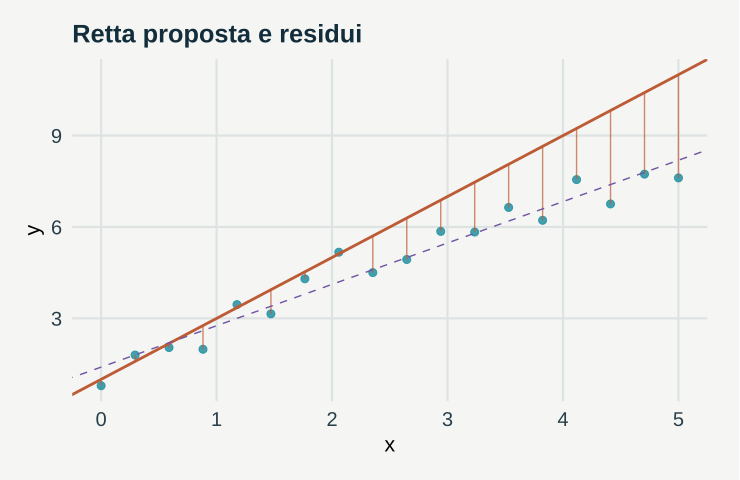

Generate this figure with R:
# GeoStat Lab — funzioni comuni. R >= 4.3; ggplot2 >= 3.4; jsonlite.
suppressPackageStartupMessages(library(ggplot2))
col_geo <- c('#168B9C','#BC5B35','#7054A4','#A17B19','#227864','#64748B')
theme_set(theme_minimal(base_size=17, base_family='sans') + theme(
  plot.background=element_rect(fill='#F5F6F3',colour=NA),
  panel.background=element_rect(fill='#F5F6F3',colour=NA),
  panel.grid.minor=element_blank(),panel.grid.major=element_line(colour='#DCE3E2'),
  plot.title=element_text(size=19,face='bold',colour='#122D3B'),
  plot.subtitle=element_text(size=13,colour='#405560',margin=margin(b=12)),
  axis.text=element_text(size=15,colour='#273E4A'),axis.title=element_text(size=16),
  legend.position='bottom',legend.title=element_blank(),legend.text=element_text(size=14),
  strip.text=element_text(size=15,face='bold'),plot.margin=margin(18,24,18,18)))
metric <- function(...) data.frame(grandezza=names(c(...)),valore=as.character(c(...)),check.names=FALSE)
f <- function(x,d=3) {out<-formatC(x,digits=d,format='fg');out[!is.finite(x)]<-'Non definito';out}
line_plot <- function(d,x='x',y='y',title='',xl=x,yl=y,group=NULL) {
 p<-ggplot(d,aes(x=.data[[x]],y=.data[[y]]))
 if(is.null(group)) p<-p+geom_line(colour=col_geo[1],linewidth=1.05) else p<-p+aes(colour=.data[[group]],group=.data[[group]])+geom_line(linewidth=1)+scale_colour_manual(values=col_geo)
 p+labs(title=title,x=xl,y=yl)
}
point_plot <- function(d,x='x',y='y',title='',xl=x,yl=y,group=NULL) {
 p<-ggplot(d,aes(x=.data[[x]],y=.data[[y]]))
 if(is.null(group))p<-p+geom_point(colour=col_geo[1],size=2.5,alpha=.8) else p<-p+aes(colour=.data[[group]])+geom_point(size=2.7,alpha=.85)+scale_colour_manual(values=col_geo)
 p+labs(title=title,x=xl,y=yl)
}
hist_plot<-function(x,title='',xl='Valore',bins=20)ggplot(data.frame(x=x),aes(x))+geom_histogram(bins=bins,fill=col_geo[1],colour='#F5F6F3')+labs(title=title,x=xl,y='Frequenza')
bar_plot<-function(d,x='gruppo',y='valore',title='',yl='Valore')ggplot(d,aes(x=.data[[x]],y=.data[[y]],fill=.data[[x]]))+geom_col(width=.65)+scale_fill_manual(values=rep(col_geo,length.out=length(unique(d[[x]])) ))+guides(fill='none')+labs(title=title,x=NULL,y=yl)
map_plot<-function(d,z='z',title='',xl='Est [km]',yl='Nord [km]')ggplot(d,aes(x,y,fill=.data[[z]]))+geom_raster()+coord_equal()+scale_fill_gradientn(colours=c('#153F56','#298C9C','#B8CDB2','#F1D889','#AD542F'))+labs(title=title,x=xl,y=yl)
acf_data<-function(x,lag=20){a<-acf(x,lag.max=min(lag,length(x)-1),plot=FALSE);data.frame(x=as.vector(a$lag)[-1],y=as.vector(a$acf)[-1])}
# AR(1), distribuzione marginale stazionaria N(0, 1).
ar_series<-function(n,rho){x<-numeric(n);x[1]<-rnorm(1);for(i in 2:n)x[i]<-rho*x[i-1]+sqrt(1-rho^2)*rnorm(1);x}
# Distanze euclidee in unità metriche già dichiarate; nessuna conversione implicita di CRS.
dist_cross<-function(a,b)sqrt(outer(a[,1],b[,1],'-')^2+outer(a[,2],b[,2],'-')^2)
# Predittore IDW: i punti coincidenti ricevono esattamente il valore osservato.
idw<-function(xy,z,new,power=2){dd<-dist_cross(new,xy);apply(dd,1,function(d)if(any(d<1e-10))mean(z[d<1e-10])else weighted.mean(z,d^(-power)))}
# CART didattico binario: divisioni assiali che minimizzano l'impurità di Gini.
cart_fit<-function(x,y,depth=2,minleaf=4){
 node<-list(p=mean(y),n=length(y));if(depth<1||length(unique(y))<2||length(y)<2*minleaf)return(node)
 best<-Inf
 for(j in seq_len(ncol(x))){v<-sort(unique(x[,j])); if(length(v)<2)next
  for(cut in (head(v,-1)+tail(v,-1))/2){left<-x[,j]<=cut;nl<-sum(left);nr<-sum(!left);if(min(nl,nr)<minleaf)next
   score<-nl*mean(y[left])*(1-mean(y[left]))+nr*mean(y[!left])*(1-mean(y[!left]))
   if(score<best){best<-score;node$j<-j;node$cut<-cut;split<-left}
  }
 }
 if(is.finite(best)){node$left<-cart_fit(x[split,,drop=FALSE],y[split],depth-1,minleaf);node$right<-cart_fit(x[!split,,drop=FALSE],y[!split],depth-1,minleaf)};node
}
cart_predict<-function(tree,x)apply(x,1,function(row){t<-tree;while(!is.null(t$j))t<-if(row[t$j]<=t$cut)t$left else t$right;t$p})

p <- list(intercept = 1, slope = 2, seed = 17)
set.seed(p$seed)

x <- seq(0, 5, length.out = 18)

y <- 1.5 + 1.2 * x + rnorm(18, sd = 0.7)

fit <- lm(y ~ x)

data <- data.frame(x, y, pred = p$intercept + p$slope * x)

plots <- list(point_plot(data, title = "Retta proposta e residui") + geom_segment(aes(xend = x, 
    yend = pred), colour = col_geo[2], alpha = 0.7) + geom_abline(intercept = p$intercept, 
    slope = p$slope, colour = col_geo[2], linewidth = 1) + geom_abline(intercept = coef(fit)[1], 
    slope = coef(fit)[2], colour = col_geo[3], linetype = 2))

metrics <- metric(`SSE proposta` = f(sum((y - data$pred)^2)), `SSE minima OLS` = f(sum(resid(fit)^2)), 
    `Intercetta OLS` = f(coef(fit)[1]), `Pendenza OLS` = f(coef(fit)[2]))
print(metrics,row.names=FALSE)
ggplot2::ggsave('m07-minimi-quadrati-B.svg',plots[[1]],device=svglite::svglite,width=7.7,height=5.0,bg='#F8F6F1')
